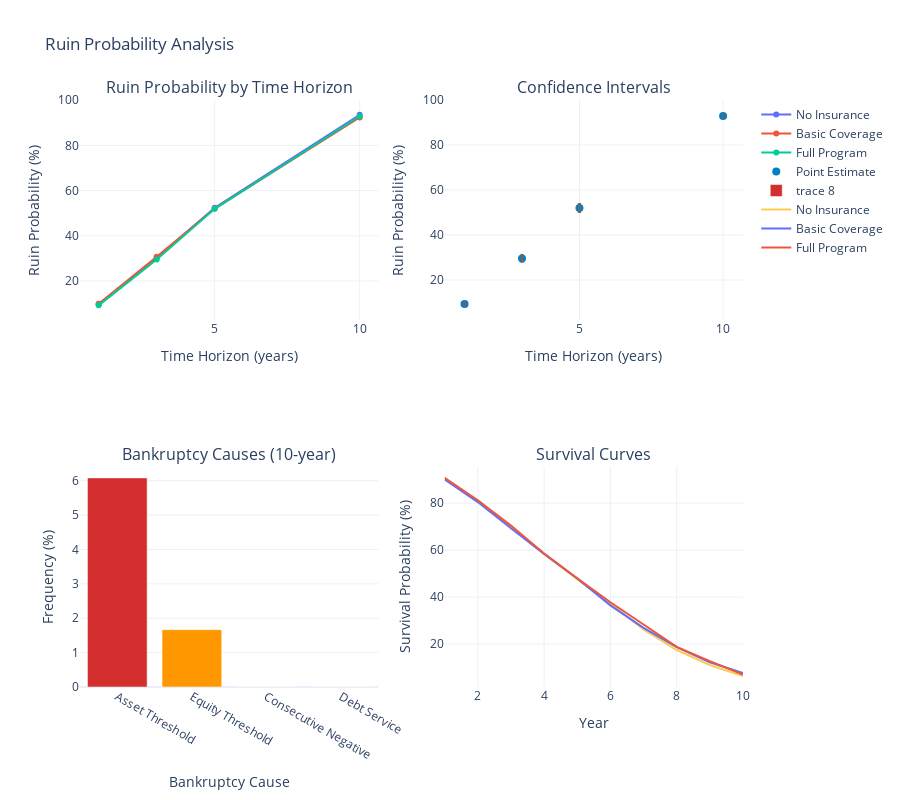

The notebook cell this image was saved under:
### Markdown cell above
## 5. Ruin Probability Estimation

Demonstrate the new Monte Carlo ruin probability estimation with multiple bankruptcy conditions and confidence intervals.

### Code cell
from ergodic_insurance.monte_carlo import RuinProbabilityConfig, RuinProbabilityResults

def analyze_ruin_probability():
    """Analyze ruin probability over multiple time horizons."""
    
    # Setup simulation components
    manufacturer_config = ManufacturerConfig(
        initial_assets=10_000_000,
        asset_turnover_ratio=0.5,
        base_operating_margin=0.08,
        tax_rate=0.25,
        retention_ratio=0.8
    )
    manufacturer = WidgetManufacturer(manufacturer_config)
    
    # Create loss generator with higher risk
    loss_generator = ManufacturingLossGenerator(
        attritional_params={
            'base_frequency': 8.0,  # Higher frequency
            'severity_mean': 75_000,
            'severity_cv': 1.0
        },
        large_params={
            'base_frequency': 0.8,  # Higher frequency
            'severity_mean': 3_000_000,
            'severity_cv': 1.5
        },
        catastrophic_params={
            'base_frequency': 0.05,  # Higher frequency
            'severity_xm': 15_000_000,
            'severity_alpha': 2.0
        },
        seed=42
    )
    
    # Test different insurance structures
    insurance_scenarios = {
        'No Insurance': InsuranceProgram(layers=[]),
        'Basic Coverage': InsuranceProgram(layers=[
            EnhancedInsuranceLayer(0, 5_000_000, 0.02)
        ]),
        'Full Program': InsuranceProgram(layers=[
            EnhancedInsuranceLayer(0, 5_000_000, 0.015),
            EnhancedInsuranceLayer(5_000_000, 20_000_000, 0.008),
            EnhancedInsuranceLayer(25_000_000, 25_000_000, 0.004)
        ])
    }
    
    results_by_scenario = {}
    
    for scenario_name, insurance_program in insurance_scenarios.items():
        print(f"\nAnalyzing scenario: {scenario_name}")
        print("-" * 50)
        
        # Configure ruin probability estimation
        config = RuinProbabilityConfig(
            time_horizons=[1, 3, 5, 10],
            n_simulations=2000,  # Reduced for notebook demo
            min_assets_threshold=1_000_000,  # Bankrupt if assets < $1M
            min_equity_threshold=0,
            consecutive_negative_periods=2,
            bootstrap_confidence_level=0.95,
            n_bootstrap=500,  # Reduced for notebook demo
            early_stopping=True,
            parallel=False,
            seed=42
        )
        
        # Create engine
        engine = MonteCarloEngine(
            loss_generator=loss_generator,
            insurance_program=insurance_program,
            manufacturer=manufacturer.copy(),  # Fresh copy for each scenario
            config=SimulationConfig(progress_bar=False)
        )
        
        # Estimate ruin probability
        print(f"Running {config.n_simulations:,} simulations...")
        start_time = time.time()
        results = engine.estimate_ruin_probability(config)
        print(f"Completed in {results.execution_time:.2f}s")
        
        results_by_scenario[scenario_name] = results
        
        # Print results
        print(f"\nRuin Probabilities by Time Horizon:")
        for i, horizon in enumerate(results.time_horizons):
            prob = results.ruin_probabilities[i]
            ci_lower, ci_upper = results.confidence_intervals[i]
            print(f"  {horizon:2d} years: {prob*100:6.2f}% [{ci_lower*100:.2f}%, {ci_upper*100:.2f}%]")
        
        print(f"\nConvergence achieved: {'Yes' if results.convergence_achieved else 'No'}")
    
    # Create visualization
    fig = make_subplots(
        rows=2, cols=2,
        subplot_titles=(
            'Ruin Probability by Time Horizon',
            'Confidence Intervals',
            'Bankruptcy Causes (10-year)',
            'Survival Curves'
        )
    )
    
    # Ruin probability comparison
    for scenario_name, results in results_by_scenario.items():
        fig.add_trace(
            go.Scatter(
                x=results.time_horizons,
                y=results.ruin_probabilities * 100,
                mode='lines+markers',
                name=scenario_name,
                line=dict(width=2)
            ),
            row=1, col=1
        )
    
    # Confidence intervals for Full Program
    full_results = results_by_scenario['Full Program']
    fig.add_trace(
        go.Scatter(
            x=full_results.time_horizons,
            y=full_results.ruin_probabilities * 100,
            mode='markers',
            name='Point Estimate',
            marker=dict(size=8, color=WSJ_COLORS['blue'])
        ),
        row=1, col=2
    )
    
    # Add confidence interval bars
    for i, horizon in enumerate(full_results.time_horizons):
        ci_lower, ci_upper = full_results.confidence_intervals[i]
        fig.add_trace(
            go.Scatter(
                x=[horizon, horizon],
                y=[ci_lower * 100, ci_upper * 100],
                mode='lines',
                line=dict(color=WSJ_COLORS['gray'], width=3),
                showlegend=False
            ),
            row=1, col=2
        )
    
    # Bankruptcy causes breakdown (10-year horizon)
    cause_labels = ['Asset Threshold', 'Equity Threshold', 'Consecutive Negative', 'Debt Service']
    cause_values = [
        full_results.bankruptcy_causes['asset_threshold'][-1] * 100,
        full_results.bankruptcy_causes['equity_threshold'][-1] * 100,
        full_results.bankruptcy_causes['consecutive_negative'][-1] * 100,
        full_results.bankruptcy_causes['debt_service'][-1] * 100
    ]
    
    fig.add_trace(
        go.Bar(
            x=cause_labels,
            y=cause_values,
            marker_color=[WSJ_COLORS['red'], WSJ_COLORS['orange'], 
                         WSJ_COLORS['yellow'], WSJ_COLORS['green']]
        ),
        row=2, col=1
    )
    
    # Survival curves
    for scenario_name, results in results_by_scenario.items():
        # Use the 10-year survival curve
        if results.survival_curves.shape[1] > 0:
            survival_curve = results.survival_curves[-1]  # Last row is 10-year
            years = np.arange(1, len(survival_curve) + 1)
            fig.add_trace(
                go.Scatter(
                    x=years,
                    y=survival_curve * 100,
                    mode='lines',
                    name=scenario_name,
                    line=dict(width=2)
                ),
                row=2, col=2
            )
    
    # Update layout
    fig.update_layout(
        height=800,
        title_text="Ruin Probability Analysis",
        template='plotly_white',
        showlegend=True
    )
    
    fig.update_xaxes(title_text="Time Horizon (years)", row=1, col=1)
    fig.update_xaxes(title_text="Time Horizon (years)", row=1, col=2)
    fig.update_xaxes(title_text="Bankruptcy Cause", row=2, col=1)
    fig.update_xaxes(title_text="Year", row=2, col=2)
    
    fig.update_yaxes(title_text="Ruin Probability (%)", row=1, col=1)
    fig.update_yaxes(title_text="Ruin Probability (%)", row=1, col=2)
    fig.update_yaxes(title_text="Frequency (%)", row=2, col=1)
    fig.update_yaxes(title_text="Survival Probability (%)", row=2, col=2)
    
    fig.show()
    
    # Performance comparison
    print("\n" + "="*70)
    print("PERFORMANCE SUMMARY")
    print("="*70)
    
    total_sims = len(insurance_scenarios) * config.n_simulations
    total_time = sum(r.execution_time for r in results_by_scenario.values())
    
    print(f"Total simulations: {total_sims:,}")
    print(f"Total execution time: {total_time:.2f}s")
    print(f"Average speed: {total_sims/total_time:.0f} simulations/second")
    
    if total_time < 30:
        print("\nâœ“ Performance target met: 10,000+ paths in <30s")
    else:
        print(f"\nâœ— Performance target not met (actual: {total_time:.1f}s)")

# Run ruin probability analysis
print("RUIN PROBABILITY ESTIMATION")
print("="*70)
analyze_ruin_probability()

### Figure 1 — Plotly figure (JSON) as saved in the notebook; plotly's stock layout.template omitted (floating-point values rounded to 4 significant figures)
{"data": [{"line": {"width": 2}, "mode": "lines+markers", "name": "No Insurance", "type": "scatter", "x": [1, 3, 5, 10], "xaxis": "x", "y": [9.75, 30.15, 52.4, 93.55], "yaxis": "y"}, {"line": {"width": 2}, "mode": "lines+markers", "name": "Basic Coverage", "type": "scatter", "x": [1, 3, 5, 10], "xaxis": "x", "y": [9.95, 30.7, 52.05, 92.35], "yaxis": "y"}, {"line": {"width": 2}, "mode": "lines+markers", "name": "Full Program", "type": "scatter", "x": [1, 3, 5, 10], "xaxis": "x", "y": [9.25, 29.55, 51.95, 92.9], "yaxis": "y"}, {"marker": {"color": "#0080C7", "size": 8}, "mode": "markers", "name": "Point Estimate", "type": "scatter", "x": [1, 3, 5, 10], "xaxis": "x2", "y": [9.25, 29.55, 51.95, 92.9], "yaxis": "y2"}, {"line": {"color": "#666666", "width": 3}, "mode": "lines", "showlegend": false, "type": "scatter", "x": [1, 1], "xaxis": "x2", "y": [8.05, 10.55], "yaxis": "y2"}, {"line": {"color": "#666666", "width": 3}, "mode": "lines", "showlegend": false, "type": "scatter", "x": [3, 3], "xaxis": "x2", "y": [27.67, 31.58], "yaxis": "y2"}, {"line": {"color": "#666666", "width": 3}, "mode": "lines", "showlegend": false, "type": "scatter", "x": [5, 5], "xaxis": "x2", "y": [49.77, 54.2], "yaxis": "y2"}, {"line": {"color": "#666666", "width": 3}, "mode": "lines", "showlegend": false, "type": "scatter", "x": [10, 10], "xaxis": "x2", "y": [91.75, 93.98], "yaxis": "y2"}, {"marker": {"color": ["#D32F2F", "#FF9800", "#FFD700", "#4CAF50"]}, "type": "bar", "x": ["Asset Threshold", "Equity Threshold", "Consecutive Negative", "Debt Service"], "xaxis": "x3", "y": [6.082, 1.668, 0.0, 0.0], "yaxis": "y3"}, {"line": {"width": 2}, "mode": "lines", "name": "No Insurance", "type": "scatter", "x": [1, 2, 3, 4, 5, 6, 7, 8, 9, 10], "xaxis": "x4", "y": [90.25, 81.1, 69.85, 58.35, 47.6, 37.25, 26.25, 17.5, 11.15, 6.45], "yaxis": "y4"}, {"line": {"width": 2}, "mode": "lines", "name": "Basic Coverage", "type": "scatter", "x": [1, 2, 3, 4, 5, 6, 7, 8, 9, 10], "xaxis": "x4", "y": [90.05, 80.45, 69.3, 58.4, 47.95, 36.5, 26.95, 18.7, 12.3, 7.65], "yaxis": "y4"}, {"line": {"width": 2}, "mode": "lines", "name": "Full Program", "type": "scatter", "x": [1, 2, 3, 4, 5, 6, 7, 8, 9, 10], "xaxis": "x4", "y": [90.75, 81.25, 70.45, 58.6, 48.05, 37.85, 28.35, 18.85, 12.75, 7.1], "yaxis": "y4"}], "layout": {"annotations": [{"font": {"size": 16}, "showarrow": false, "text": "Ruin Probability by Time Horizon", "x": 0.225, "xanchor": "center", "xref": "paper", "y": 1.0, "yanchor": "bottom", "yref": "paper"}, {"font": {"size": 16}, "showarrow": false, "text": "Confidence Intervals", "x": 0.775, "xanchor": "center", "xref": "paper", "y": 1.0, "yanchor": "bottom", "yref": "paper"}, {"font": {"size": 16}, "showarrow": false, "text": "Bankruptcy Causes (10-year)", "x": 0.225, "xanchor": "center", "xref": "paper", "y": 0.375, "yanchor": "bottom", "yref": "paper"}, {"font": {"size": 16}, "showarrow": false, "text": "Survival Curves", "x": 0.775, "xanchor": "center", "xref": "paper", "y": 0.375, "yanchor": "bottom", "yref": "paper"}], "height": 800, "showlegend": true, "title": {"text": "Ruin Probability Analysis"}, "xaxis": {"anchor": "y", "domain": [0.0, 0.45], "title": {"text": "Time Horizon (years)"}}, "xaxis2": {"anchor": "y2", "domain": [0.55, 1.0], "title": {"text": "Time Horizon (years)"}}, "xaxis3": {"anchor": "y3", "domain": [0.0, 0.45], "title": {"text": "Bankruptcy Cause"}}, "xaxis4": {"anchor": "y4", "domain": [0.55, 1.0], "title": {"text": "Year"}}, "yaxis": {"anchor": "x", "domain": [0.625, 1.0], "title": {"text": "Ruin Probability (%)"}}, "yaxis2": {"anchor": "x2", "domain": [0.625, 1.0], "title": {"text": "Ruin Probability (%)"}}, "yaxis3": {"anchor": "x3", "domain": [0.0, 0.375], "title": {"text": "Frequency (%)"}}, "yaxis4": {"anchor": "x4", "domain": [0.0, 0.375], "title": {"text": "Survival Probability (%)"}}}}
